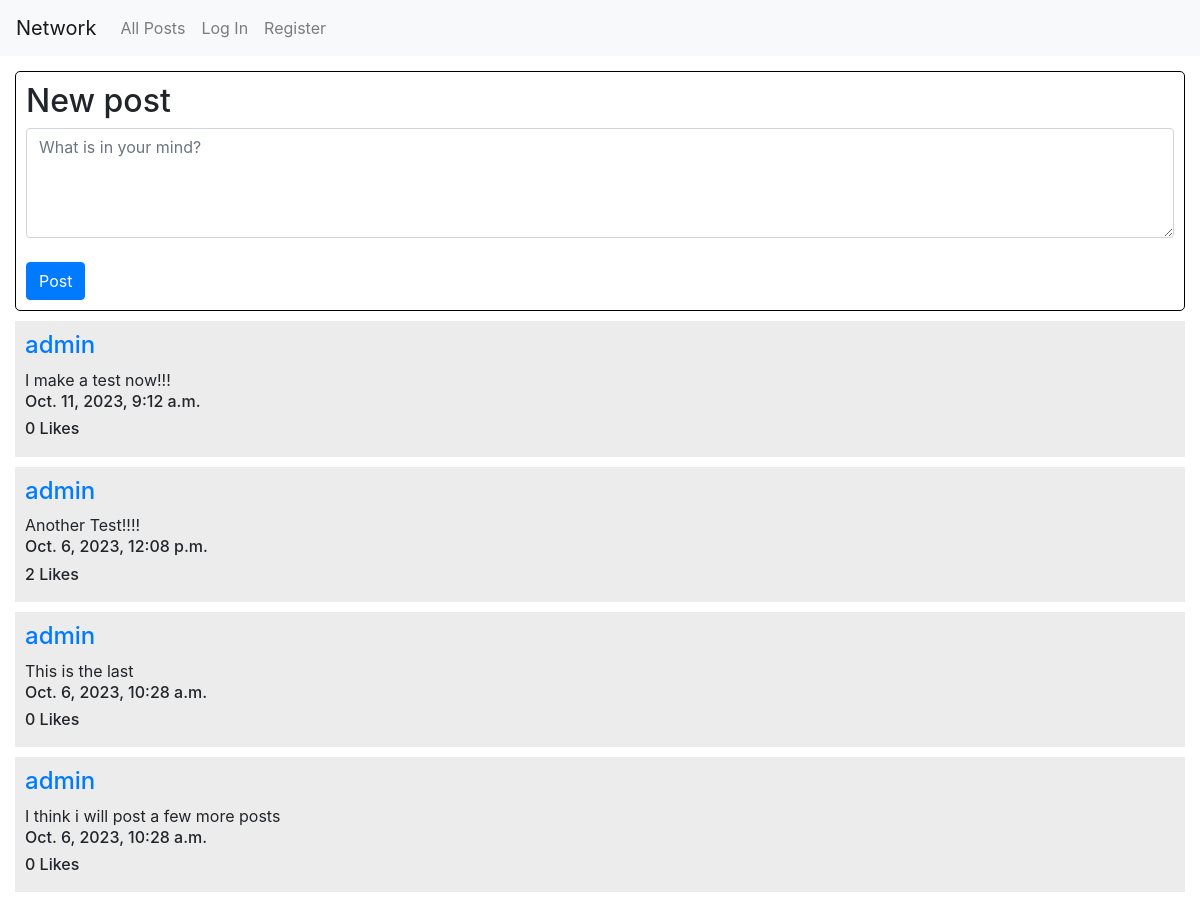
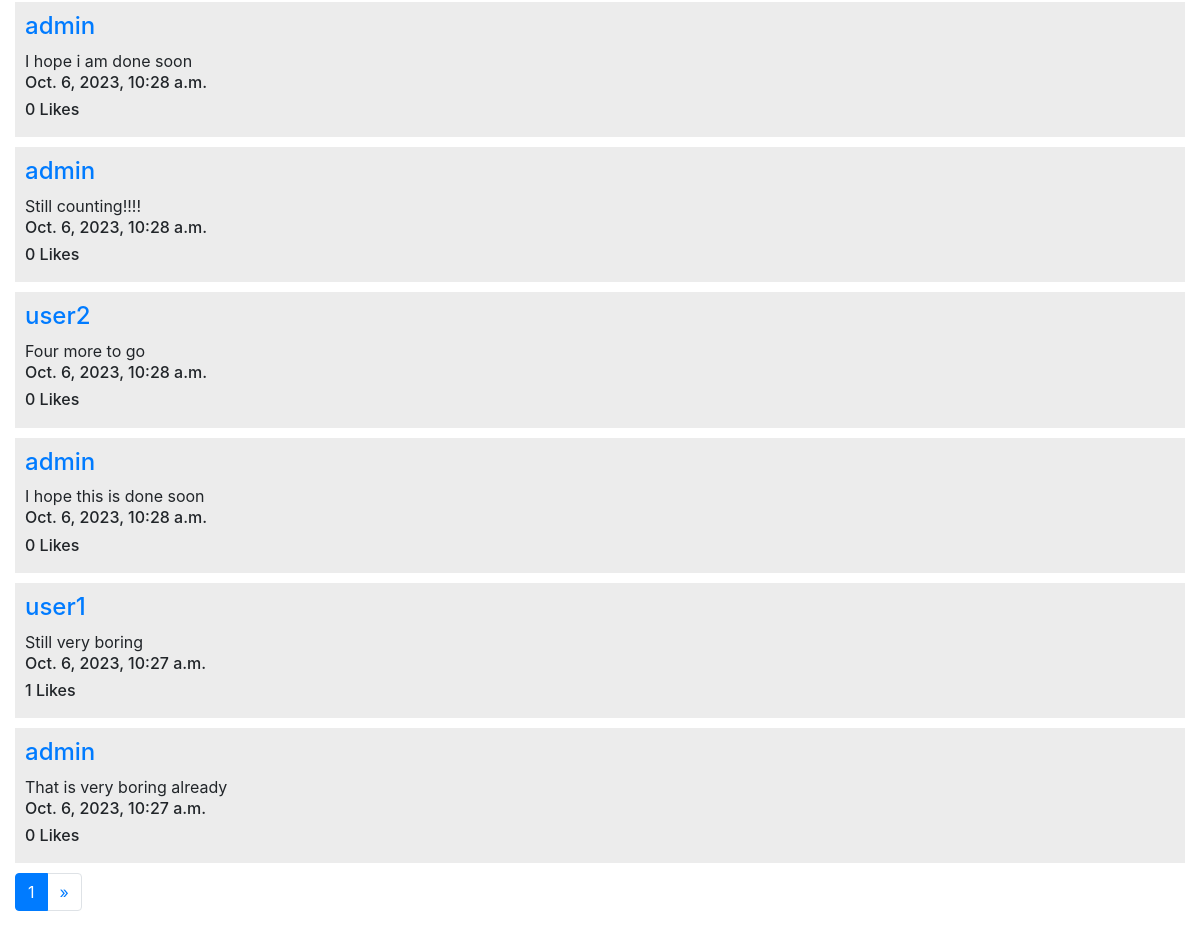
Before: / with the older database file (2 pictures, top to bottom).
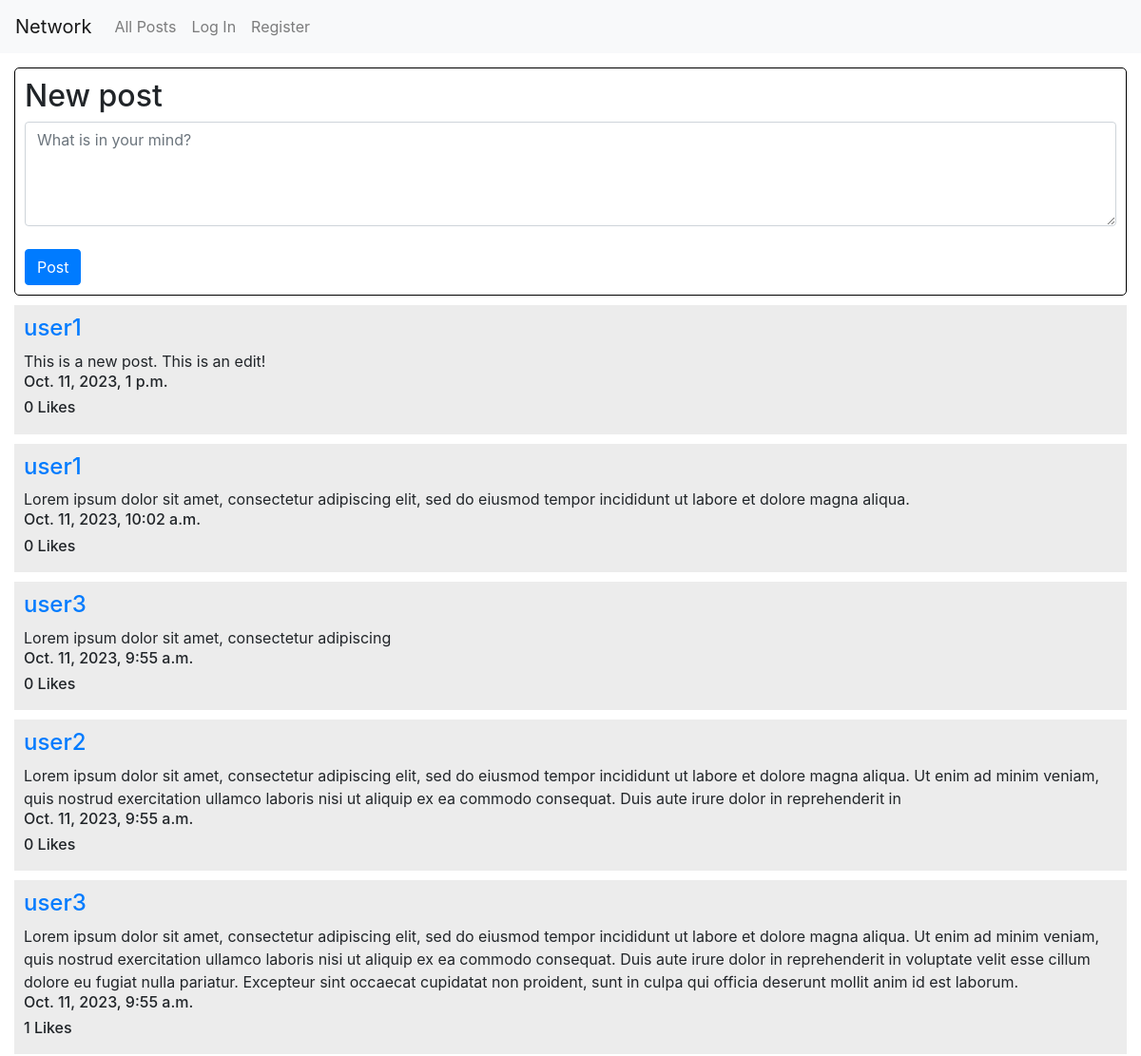
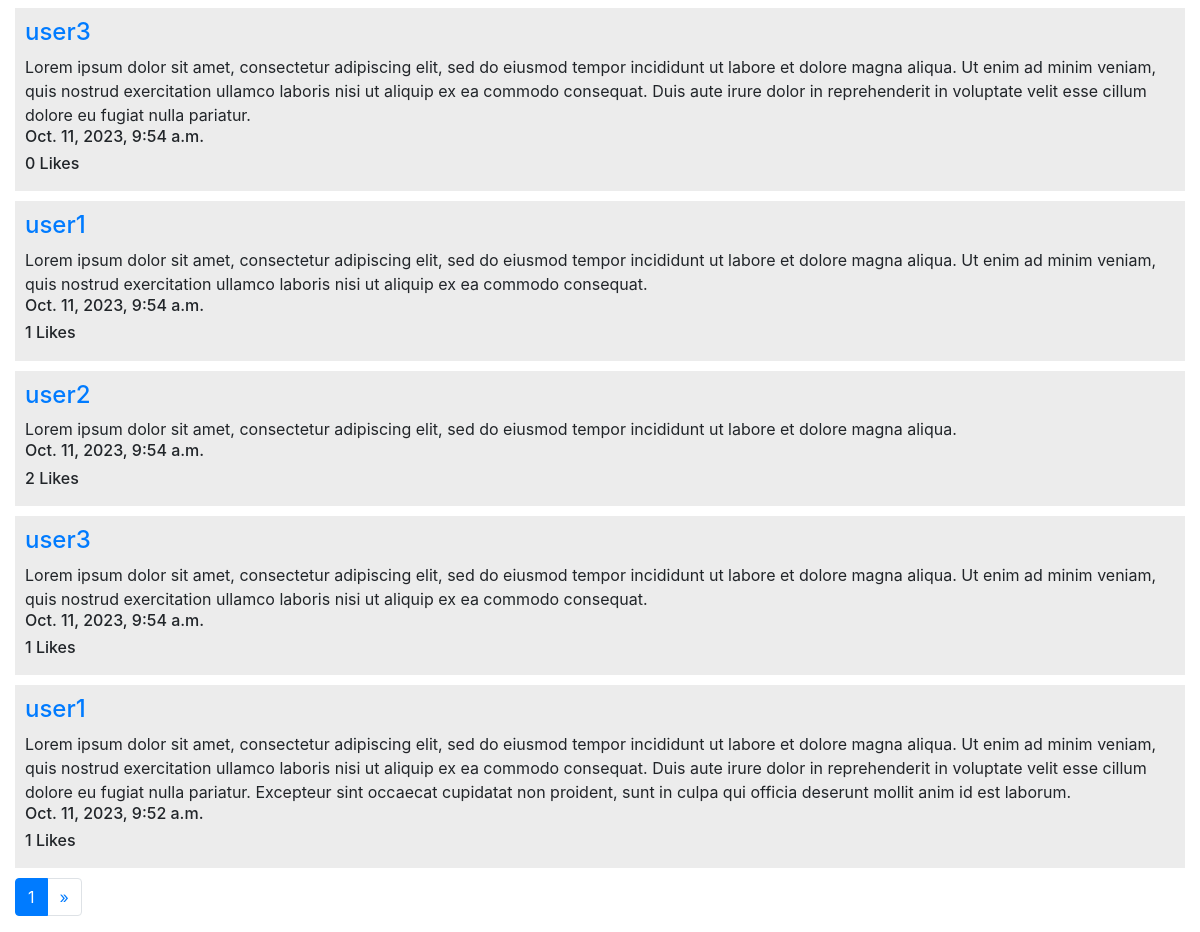
After: the same page with the newer database file (2 pictures, top to bottom).
### network/models.py (models this page shows, shortened)
class Post(models.Model):
    author = models.ForeignKey(User, on_delete=models.CASCADE, related_name="posts")
    content = models.TextField(blank=False)
    date = models.DateTimeField(auto_now_add=True)
    likes = models.ManyToManyField(User, blank=True, related_name='likes')

class User(AbstractUser):
    pass

### network/views.py (the view)
# urls.py: path("", views.index, name="index"),
def index(request):
    current_user = request.user
    if request.method == "POST":
        post_form = PostForm(request.POST)
        if post_form.is_valid():
            content = post_form.cleaned_data['post_content']
        p = Post(
            author = current_user,
            content = content
            )
        p.save()
        return HttpResponseRedirect(reverse("index"))
    else:
        post_form = PostForm()
        all_posts = Post.objects.all().order_by('-pk')
        paginator = Paginator(all_posts, 10)
        page_number = request.GET.get('page')
        page_obj = paginator.get_page(page_number)
    return render(request, "network/index.html", {
        "post_form": post_form,
        "page_obj": page_obj
        })

### network/forms.py
class PostForm(forms.Form):
    post_content = forms.CharField(widget=forms.Textarea(attrs={
                                        "rows":"4", "cols":"90",
                                        'placeholder':'What is in your mind?',
                                        'class':'form-control'}), label="")

### network/templates/network/index.html (shortened to what this page needs)
{% extends "network/layout.html" %}
{% block body %}
<div class="home_page">
    <div class="new_post">
        <h2>New post</h2>
        <form action="/" method="post">
            {{ post_form }}
            <br>
            <input class="btn btn-primary" type="submit" value="Post">
        </form>
    </div>
        {% for post in page_obj %}
        <div class="each_post">
            <h4><a href = "{% url 'user_profile' post.author.id %}">{{ post.author }}</a></h4>
            <span id="post-content-{{ post.id }}">{{ post.content }}</span>
            <h6>{{ post.date }}</h6>
            <h6 id="like-count-{{ post.id }}">{{ post.likes.count }} Likes</h6>
        </div>
        {% endfor %}
    <nav aria-label="Page navigation example">
        <ul class="pagination">
        <li class="page-item active" aria-current="page"><a class="page-link" href="?page={{ page_obj.number }}">{{ page_obj.number }}</a></li>
        {% if page_obj.has_next %}
        <li class="page-item"><a class="page-link" href="?page={{ page_obj.next_page_number }}">&raquo;</a></li>
        {% endif %}
        </ul>
</div>
{% endblock %}

### network/templates/network/layout.html (shortened to what this page needs)
{% load static %}
<!DOCTYPE html>
<html lang="en">
    <head>
        <link rel="stylesheet" href="https://stackpath.bootstrapcdn.com/bootstrap/4.4.1/css/bootstrap.min.css">
        <link href="{% static 'network/styles.css' %}" rel="stylesheet">
    </head>
    <body>
        <nav class="navbar navbar-expand-lg navbar-light bg-light">
            <a class="navbar-brand" href="{% url 'index' %}">Network</a>
            <div>
              <ul class="navbar-nav mr-auto">
                <li class="nav-item">
                  <a class="nav-link" href="{% url 'index' %}">All Posts</a>
                </li>
                {% if user.is_authenticated %}
                    <li class="nav-item">
                        <a class="nav-link" href="{% url 'following_page' %}">Following</a>
                    </li>
                    <li class="nav-item">
                        <a class="nav-link" href="{% url 'logout' %}">Log Out</a>
                    </li>
                {% else %}
                    <li class="nav-item">
                        <a class="nav-link" href="{% url 'login' %}">Log In</a>
                    </li>
                    <li class="nav-item">
                        <a class="nav-link" href="{% url 'register' %}">Register</a>
                    </li>
                {% endif %}
              </ul>
            </div>
          </nav>
        <div class="body">
            {% block body %}
            {% endblock %}
        </div>
    </body>
</html>

### network/static/network/styles.css (style rules this page uses)
.home_page { margin: 15px; }
.new_post, .all_posts { padding: 10px; border: 1px solid black; border-radius: 5px; margin-bottom: 10px; }
.each_post { margin: 10px 0 10px 0; background-color: rgb(236, 236, 236); padding: 10px; }

Changed rows visible on the page:
removed Post: author "admin", content "I make a test now!!!", date "Oct. 11, 2023, 9:12 a.m.", likes.count "0"
removed Post: author "admin", content "Another Test!!!!", date "Oct. 6, 2023, 12:08 p.m.", likes.count "2"
removed Post: author "admin", content "This is the last", date "Oct. 6, 2023, 10:28 a.m.", likes.count "0"
removed Post: author "admin", content "I think i will post a few more posts", date "Oct. 6, 2023, 10:28 a.m.", likes.count "0"
removed Post: author "admin", content "I hope i am done soon", date "Oct. 6, 2023, 10:28 a.m.", likes.count "0"
removed Post: author "admin", content "Still counting!!!!", date "Oct. 6, 2023, 10:28 a.m.", likes.count "0"
removed Post: author "user2", content "Four more to go", date "Oct. 6, 2023, 10:28 a.m.", likes.count "0"
removed Post: author "admin", content "I hope this is done soon", date "Oct. 6, 2023, 10:28 a.m.", likes.count "0"
removed Post: author "user1", content "Still very boring", date "Oct. 6, 2023, 10:27 a.m.", likes.count "1"
removed Post: author "admin", content "That is very boring already", date "Oct. 6, 2023, 10:27 a.m.", likes.count "0"
added Post: author "user1", content "This is a new post. This is an edit!", date "Oct. 11, 2023, 1 p.m.", likes.count "0"
added Post: author "user1", content "Lorem ipsum dolor sit amet, consectetur adipiscing elit, sed do eiusmod tempor incididunt ut labore et dolore magna aliqua.", date "Oct. 11, 2023, 10:02 a.m.", likes.count "0"
added Post: author "user3", content "Lorem ipsum dolor sit amet, consectetur adipiscing", date "Oct. 11, 2023, 9:55 a.m.", likes.count "0"
added Post: author "user2", content "Lorem ipsum dolor sit amet, consectetur adipiscing elit, sed do eiusmod tempor incididunt ut labore et dolore magna aliqua. Ut enim ad minim veniam, quis nostrud exercitation ullamco laboris nisi ut aliquip ex ea commodo consequat. Duis aute irure dolor in reprehenderit in", date "Oct. 11, 2023, 9:55 a.m.", likes.count "0"
added Post: author "user3", content "Lorem ipsum dolor sit amet, consectetur adipiscing elit, sed do eiusmod tempor incididunt ut labore et dolore magna aliqua. Ut enim ad minim veniam, quis nostrud exercitation ullamco laboris nisi ut aliquip ex ea commodo consequat. Duis aute irure dolor in reprehenderit in voluptate velit esse cillum dolore eu fugiat nulla pariatur. Excepteur sint occaecat cupidatat non proident, sunt in culpa qui officia deserunt mollit anim id est laborum.", date "Oct. 11, 2023, 9:55 a.m.", likes.count "1"
added Post: author "user3", content "Lorem ipsum dolor sit amet, consectetur adipiscing elit, sed do eiusmod tempor incididunt ut labore et dolore magna aliqua. Ut enim ad minim veniam, quis nostrud exercitation ullamco laboris nisi ut aliquip ex ea commodo consequat. Duis aute irure dolor in reprehenderit in voluptate velit esse cillum dolore eu fugiat nulla pariatur.", date "Oct. 11, 2023, 9:54 a.m.", likes.count "0"
added Post: author "user1", content "Lorem ipsum dolor sit amet, consectetur adipiscing elit, sed do eiusmod tempor incididunt ut labore et dolore magna aliqua. Ut enim ad minim veniam, quis nostrud exercitation ullamco laboris nisi ut aliquip ex ea commodo consequat.", date "Oct. 11, 2023, 9:54 a.m.", likes.count "1"
added Post: author "user2", content "Lorem ipsum dolor sit amet, consectetur adipiscing elit, sed do eiusmod tempor incididunt ut labore et dolore magna aliqua.", date "Oct. 11, 2023, 9:54 a.m.", likes.count "2"
added Post: author "user3", content "Lorem ipsum dolor sit amet, consectetur adipiscing elit, sed do eiusmod tempor incididunt ut labore et dolore magna aliqua. Ut enim ad minim veniam, quis nostrud exercitation ullamco laboris nisi ut aliquip ex ea commodo consequat.", date "Oct. 11, 2023, 9:54 a.m.", likes.count "1"
added Post: author "user1", content "Lorem ipsum dolor sit amet, consectetur adipiscing elit, sed do eiusmod tempor incididunt ut labore et dolore magna aliqua. Ut enim ad minim veniam, quis nostrud exercitation ullamco laboris nisi ut aliquip ex ea commodo consequat. Duis aute irure dolor in reprehenderit in voluptate velit esse cillum dolore eu fugiat nulla pariatur. Excepteur sint occaecat cupidatat non proident, sunt in culpa qui officia deserunt mollit anim id est laborum.", date "Oct. 11, 2023, 9:52 a.m.", likes.count "1"
